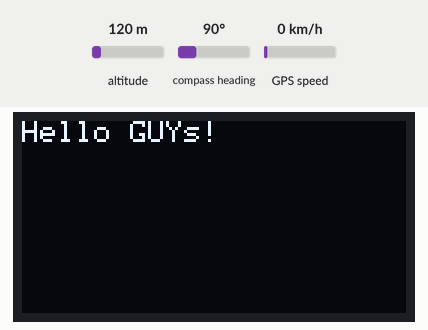
This sketch was run on a simulated Arduino Mega 2560, built with avr-gcc and run on an emulated ATmega2560. On the bench: 128×64 one-colour display. The test bench sets the inputs (shaded band); at power-on: altitude 120 m, GPS speed 0 km/h, compass heading 90°. The GPS gets a fix after 3 s at 37.7749, -122.4194 with 8 satellites; what the sketch prints to the serial monitor is not drawn.

Above: at 0.1 s.
1.7 s: altitude set to 20 m
At 4.6 s:
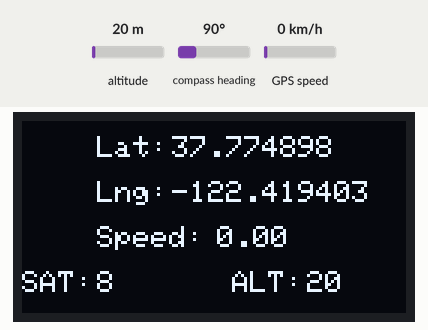
5.6 s: GPS speed set to 2 km/h
8.7 s: altitude set to 250 m
At 10.9 s:
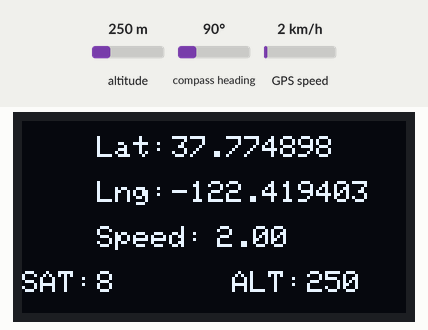
11.8 s: GPS speed set to 30 km/h
At 14.6 s:
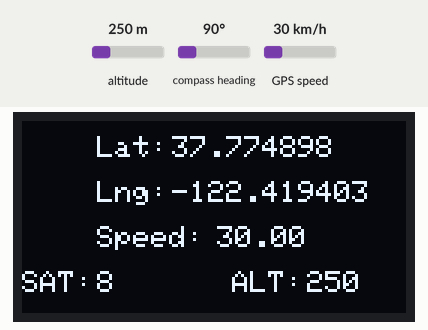
Timing chart, 0 to 14.9 s (numbered marks = the images above; inputs shaded):
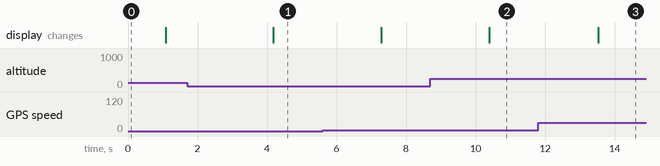

Measured:
- after the input at 1.7 s, the display: changes after 2.5 s (image 1)
- after the input at 8.7 s, the display: changes after 1.7 s (image 2)
- after the input at 11.8 s, the display: changes after 1.7 s (image 3)

The sketch:

nRF_BLE_Test05_OLED_GPS.ino
```cpp
#include <TinyGPSPlus.h>
#include <Wire.h>
#include <Adafruit_GFX.h>
#include <Adafruit_SSD1306.h>

#define SDA_PIN 4         // Define custom SDA pin
#define SCL_PIN 5         // Define custom SCL pin
#define SCREEN_WIDTH 128  // Adjust based on your OLED's width
#define SCREEN_HEIGHT 64  // Adjust based on your OLED's height
#define RXD 7             // Define the RX pins for Serial 1
#define TXD 6             // Define the TX pins for Serial 1
#define GPSBaud 9600      // Hardware UART (RX/D7, TX/D6)

Adafruit_SSD1306 display(SCREEN_WIDTH, SCREEN_HEIGHT, &Wire, -1);
TinyGPSPlus gps;
String myGPS = "19.99, 20.22";              // GPS variable to be Notified in BLE
String lastResult = "";                     // To track the last value
String LiveGPS = "";                        // Store GPS Data here


void setup() {
  Serial.begin(115200);
  Serial1.begin(GPSBaud); // Hardware UART (D6/TX, D7/RX)
  OLED_init();
}

void loop() {
  scanGPS_1s();
}

void OLED_init(void) {
  Wire.begin(); //(SDA_PIN, SCL_PIN);         // Initialize I2C with custom pins
  // Initialize OLED display
  if (!display.begin(SSD1306_SWITCHCAPVCC, 0x3C)) { // 0x3C is the default I2C address for most OLEDs
    Serial.println("OLED initialization failed!");
    while (true);
  }
  Serial.println("OLED initialized successfully!");
  display.clearDisplay();               // Clear the display buffer
  display.setTextSize(1);               // Text size: 1 = small, 2 = medium, etc.
  display.setTextColor(SSD1306_WHITE);  // White text
  display.setCursor(0, 0);              // Start at the top-left corner
  display.println("Hello GUYs!");       // Display "Hello GUYs"
  display.display();                    // Push the buffer to the screen
  Serial.println("Display GPS data on OLED");
}

void scanGPS_1s() {
  boolean newData = false;
  for (unsigned long start = millis(); millis() - start < 1000;) {
    while (Serial1.available()) {
      unsigned long start = millis();
      if (gps.encode(Serial1.read())) {
        newData = true;
      }
    }
  }
  if(newData == true) {
    newData = false;
    Serial.println(gps.satellites.value());
    print_speed();
  } else {
    display.clearDisplay();
    display.setTextColor(SSD1306_WHITE);
    display.setCursor(0, 0);
    display.setTextSize(3);
    display.print("No Data");
    display.display();
    LiveGPS = "No Data";
  }
}

void print_speed() {
  display.clearDisplay();
  display.setTextColor(SSD1306_WHITE);

  if (gps.location.isValid() == 1) {
   //String gps_speed = String(gps.speed.kmph());
    display.setTextSize(1);

    display.setCursor(25, 5);
    display.print("Lat: ");
    display.setCursor(50, 5);
    display.print(gps.location.lat(),6);

    display.setCursor(25, 20);
    display.print("Lng: ");
    display.setCursor(50, 20);
    display.print(gps.location.lng(),6);

    display.setCursor(25, 35);
    display.print("Speed: ");
    display.setCursor(65, 35);
    display.print(gps.speed.kmph());

    display.setTextSize(1);
    display.setCursor(0, 50);
    display.print("SAT:");
    display.setCursor(25, 50);
    display.print(gps.satellites.value());

    display.setTextSize(1);
    display.setCursor(70, 50);
    display.print("ALT:");
    display.setCursor(95, 50);
    display.print(gps.altitude.meters(), 0);

    display.display();
    LiveGPS = String(gps.location.lat(), 6) +", "+ String(gps.location.lng(), 6);
  } else {
    display.clearDisplay();
    display.setTextColor(SSD1306_WHITE);
    display.setCursor(0, 0);
    display.setTextSize(3);
    display.print("No Data");
    display.display();
    LiveGPS = "No Data";
  }
}
```
